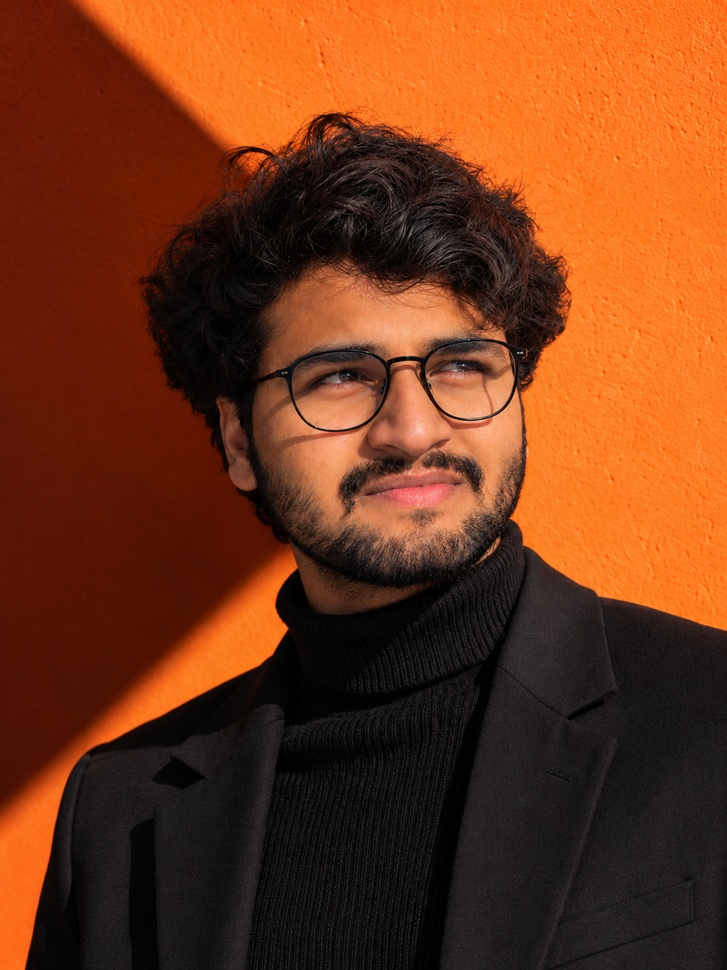
#> input picture images.jpg, 727 x 970 px, shrunk from 1086 x 1448 before the run
$ python dilation.py
#> lines starting #> are read from the running program, lines starting #| are printed output that depends on the picture
import cv2
import numpy as np
from tkinter import Tk, filedialog

Tk().withdraw()
file_path = filedialog.askopenfilename(
    title="Select an Image",
    filetypes=[("Image Files", "*.jpg *.jpeg *.png *.bmp")]
)
#> the answer given: ../images.jpg

if not file_path:
    print("No image selected!")
    exit()

img = cv2.imread(file_path)
#> img is the input picture: shape (970, 727, 3); mean B, G, R 25.6, 56, 114.5

if img is None:
    print("Unable to load image!")
    exit()

gray = cv2.cvtColor(img, cv2.COLOR_BGR2GRAY)
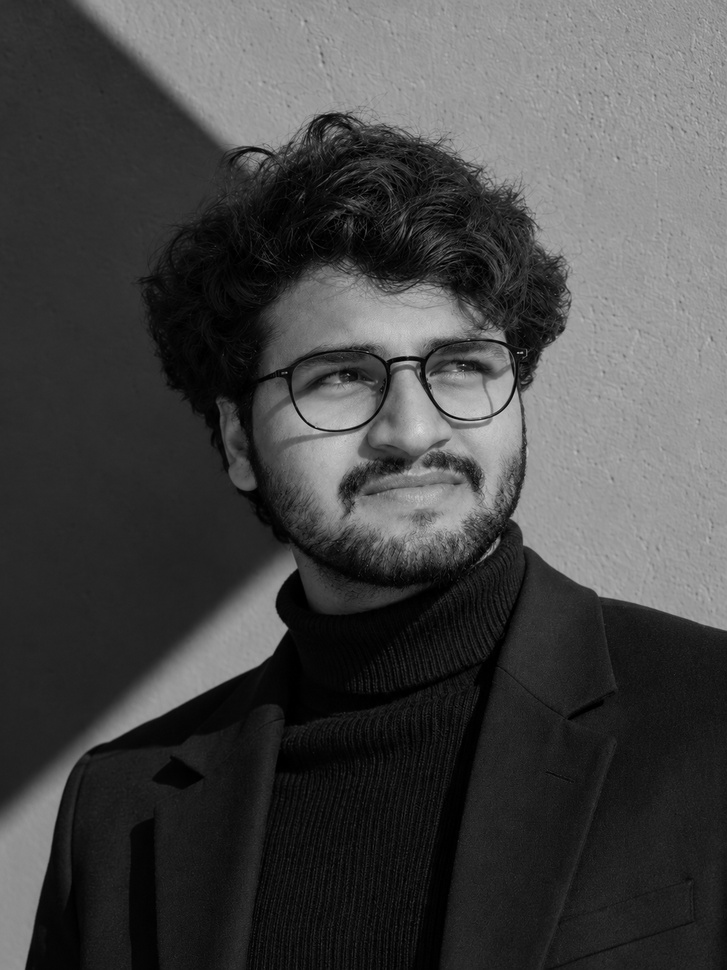
#> gray: shape (970, 727); min 0, max 223, mean 70
kernel = np.ones((5, 5), np.uint8)

dilation = cv2.dilate(gray, kernel, iterations=1)
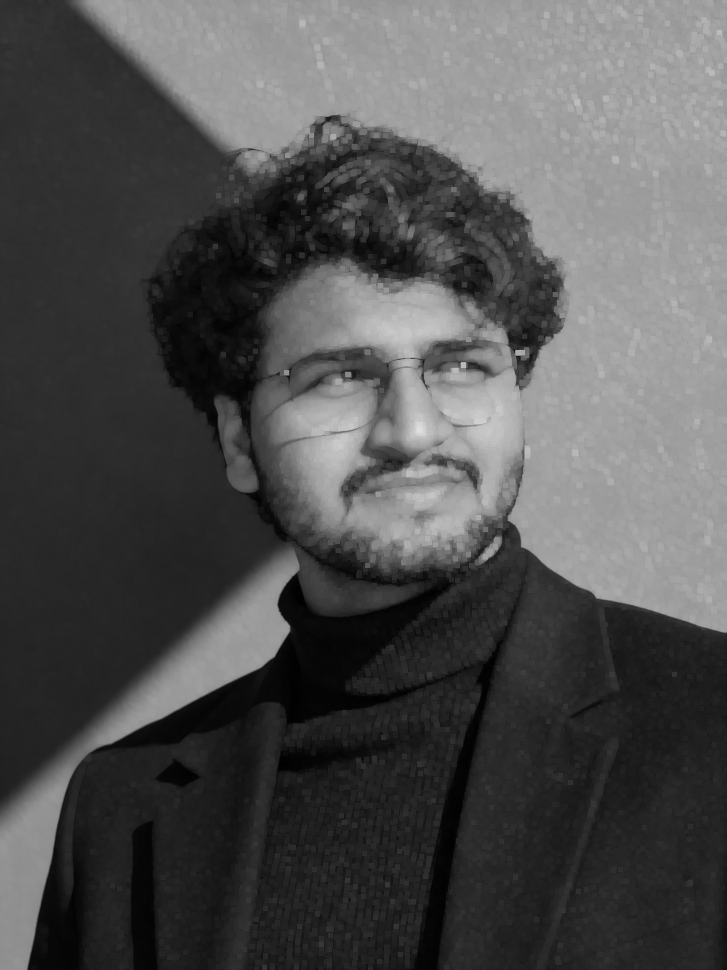
#> dilation: shape (970, 727); min 0, max 223, mean 79.9

cv2.imshow("Original Image", gray)
cv2.imshow("Dilated Image", dilation)
cv2.waitKey(0)
cv2.destroyAllWindows()

$ run again, on input.jpg
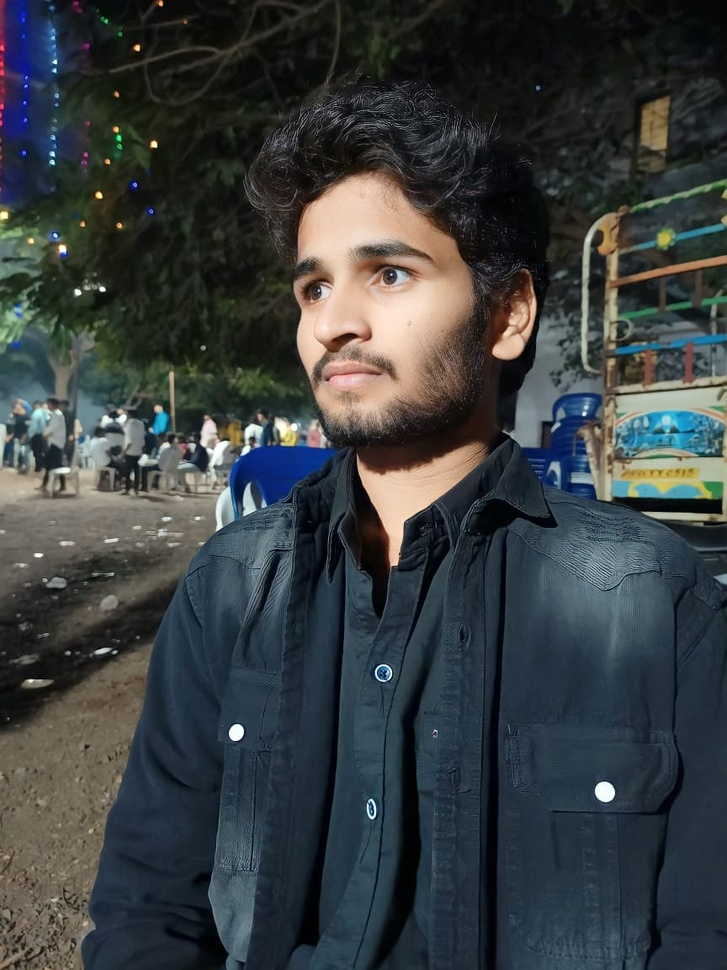
#> input picture input.jpg, 727 x 970 px, shrunk from 864 x 1152 before the run
#> img is the input picture: shape (970, 727, 3); mean B, G, R 63.8, 62.3, 57
#> `gray = cv2.cvtColor(img, cv2.COLOR_BGR2GRAY)`:
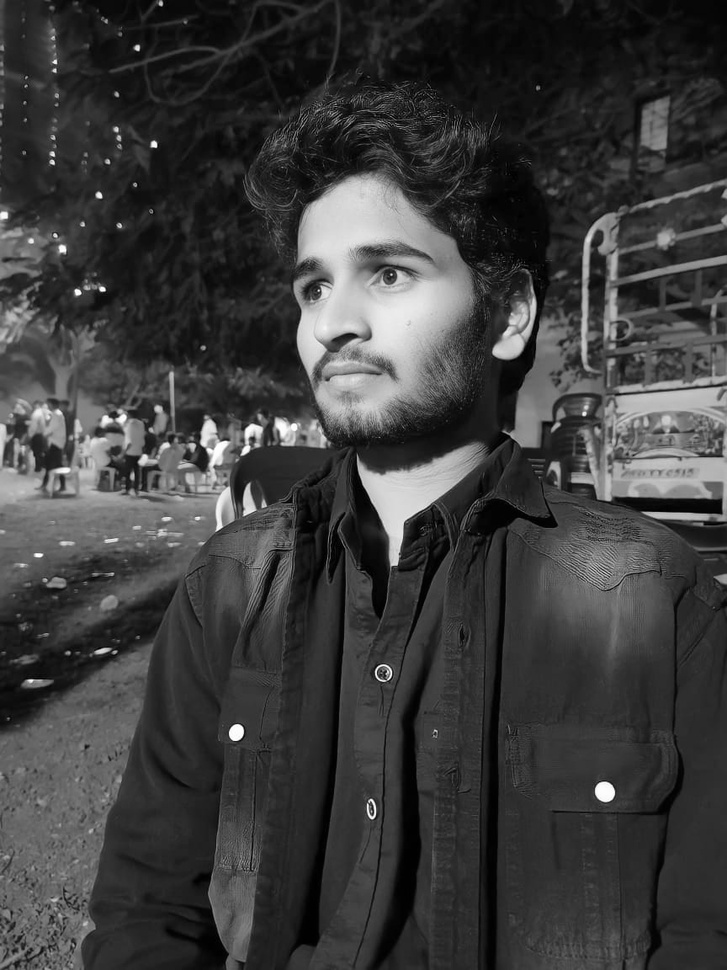
#> gray: shape (970, 727); min 0, max 255, mean 60.9
#> `dilation = cv2.dilate(gray, kernel, iterations=1)`:
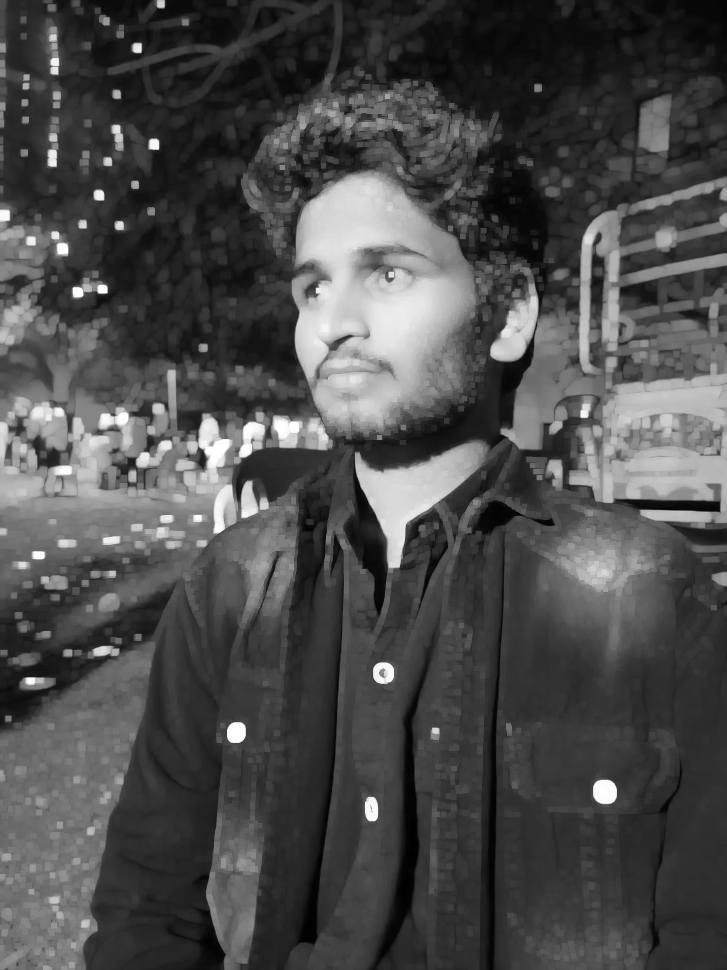
#> dilation: shape (970, 727); min 1, max 255, mean 75.5
